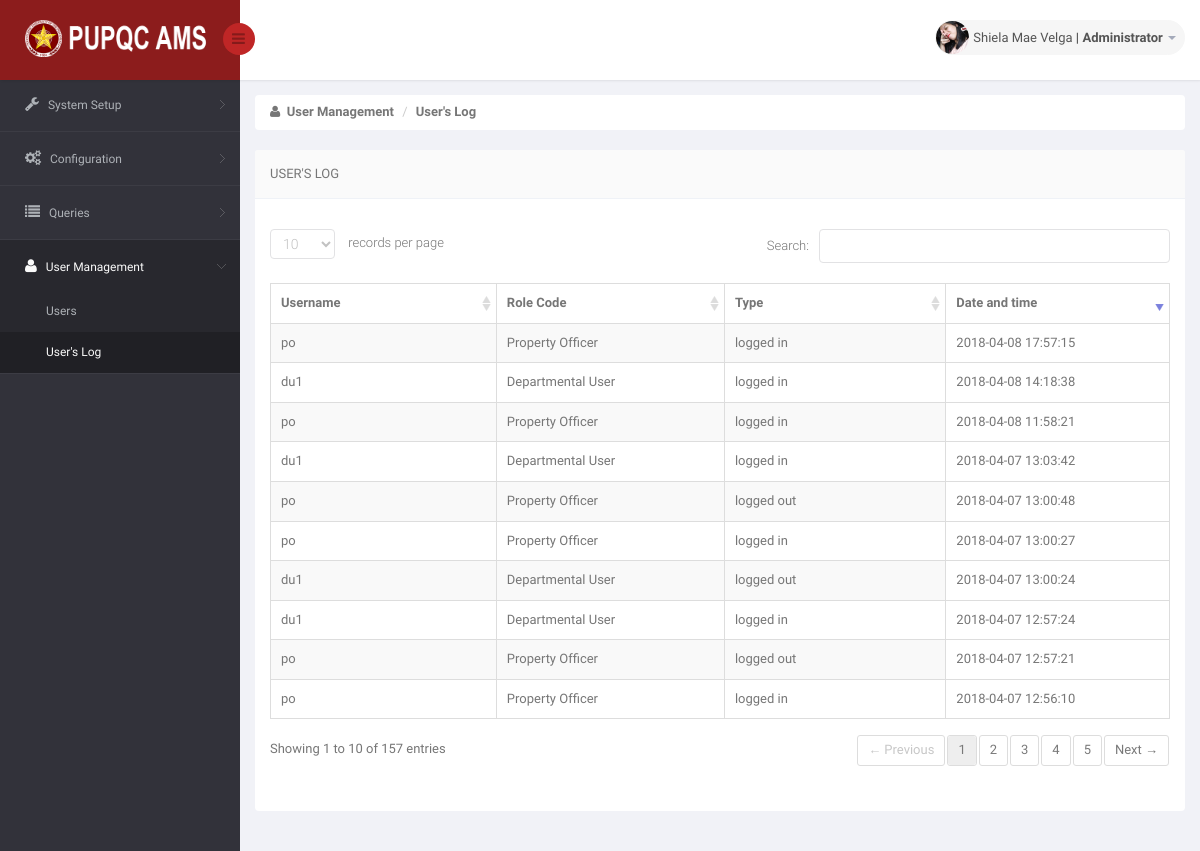
The page /DIR/Administrator/ADUserslog.php (signed in) on the database as committed earlier.
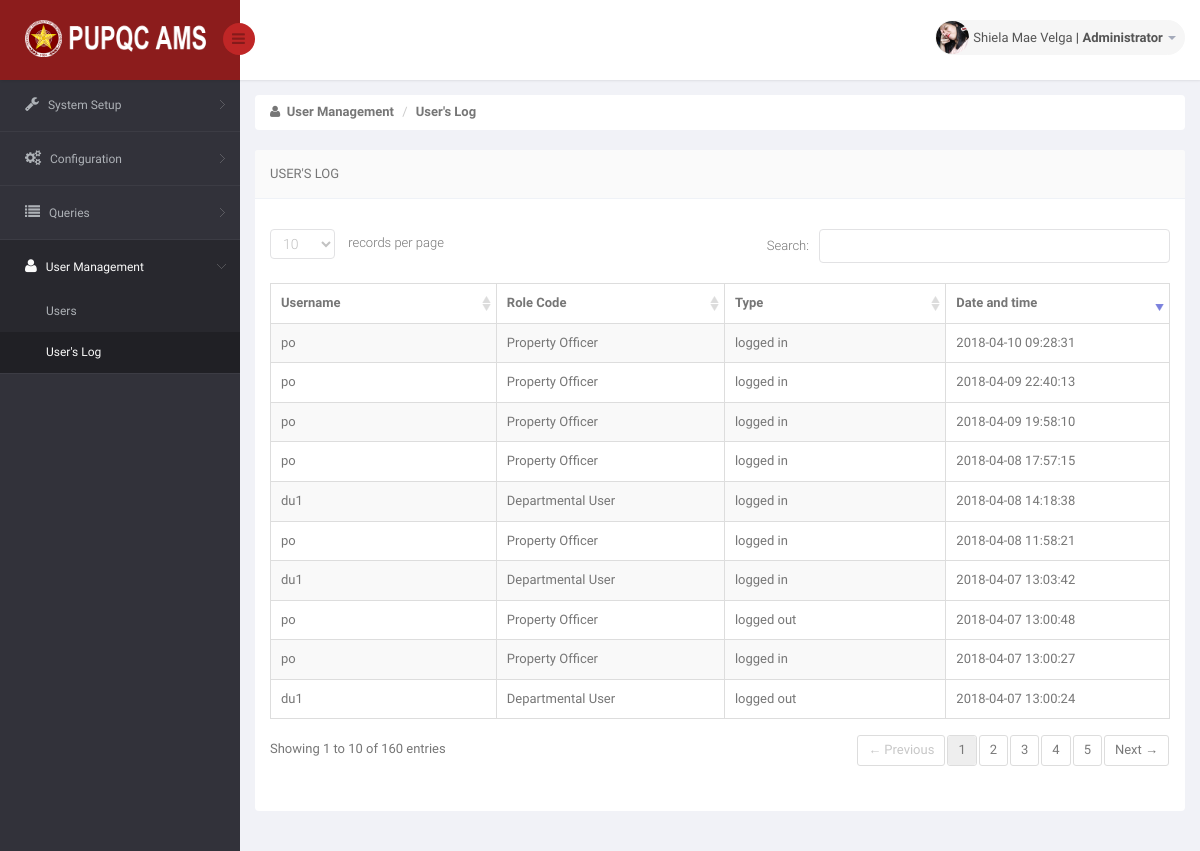
The same page on the database as committed later.
### tables this page shows
CREATE TABLE `ams_r_user` (
  `U_USERNAME` varchar(25) NOT NULL,
  `U_PASSWORD` varchar(150) NOT NULL,
  `U_ROLE_CODE` varchar(30) NOT NULL,
  `EP_ID` int(11) NOT NULL
);

CREATE TABLE `ams_r_employee_profile` (
  `EP_ID` int(11) NOT NULL,
  `EP_FNAME` varchar(50) NOT NULL,
  `EP_MNAME` varchar(35) DEFAULT NULL,
  `EP_LNAME` varchar(35) NOT NULL,
  `EP_GENDER` varchar(10) NOT NULL,
  `EP_MOBILE` char(11) DEFAULT NULL,
  `EP_EMAIL` varchar(75) NOT NULL,
  `EP_TYPE` varchar(50) NOT NULL,
  `EP_STATUS` varchar(10) NOT NULL DEFAULT 'Active',
  `EP_PICTURE` varchar(200) NOT NULL DEFAULT '	images/EmployePictures/default.png	',
  `O_ID` int(11) DEFAULT NULL
);

CREATE TABLE `ams_r_users_log` (
  `UL_LOGGED_DATE` datetime NOT NULL DEFAULT CURRENT_TIMESTAMP,
  `UL_LOGGED_TYPE` varchar(50) NOT NULL,
  `EP_ID` int(11) NOT NULL
);

### DIR/Administrator/ADUserslog.php (the view, shortened to what the changed rows need)
<!DOCTYPE html>
<html lang="en">
<head>
    <link href="../../bs3/css/bootstrap.min.css" rel="stylesheet">
    <link href="../../css/bootstrap-reset.css" rel="stylesheet">
    <link href="../../font-awesome/css/font-awesome.css" rel="stylesheet" />
    <link href="../../js/advanced-datatable/css/demo_page.css" rel="stylesheet" />
    <link href="../../js/advanced-datatable/css/demo_table.css" rel="stylesheet" />
    <link rel="stylesheet" href="../../js/data-tables/DT_bootstrap.css" />
    <link href="../../css/style.css" rel="stylesheet">
    <link href="../../css/style-responsive.css" rel="stylesheet" />
    <link href="../../js/iCheck/skins/minimal/minimal.css" rel="stylesheet">
    <link href="../../js/iCheck/skins/minimal/red.css" rel="stylesheet">
    <link href="../../js/iCheck/skins/minimal/green.css" rel="stylesheet">
    <link href="../../js/iCheck/skins/minimal/blue.css" rel="stylesheet">
    <link href="../../js/iCheck/skins/minimal/yellow.css" rel="stylesheet">
    <link href="../../js/iCheck/skins/minimal/purple.css" rel="stylesheet">
    <link href="../../js/iCheck/skins/square/square.css" rel="stylesheet">
    <link href="../../js/iCheck/skins/square/red.css" rel="stylesheet">
    <link href="../../js/iCheck/skins/square/green.css" rel="stylesheet">
    <link href="../../js/iCheck/skins/square/blue.css" rel="stylesheet">
    <link href="../../js/iCheck/skins/square/yellow.css" rel="stylesheet">
    <link href="../../js/iCheck/skins/square/purple.css" rel="stylesheet">
    <link href="../../js/iCheck/skins/flat/grey.css" rel="stylesheet">
    <link href="../../js/iCheck/skins/flat/red.css" rel="stylesheet">
    <link href="../../js/iCheck/skins/flat/green.css" rel="stylesheet">
    <link href="../../js/iCheck/skins/flat/blue.css" rel="stylesheet">
    <link href="../../js/iCheck/skins/flat/yellow.css" rel="stylesheet">
    <link href="../../js/iCheck/skins/flat/purple.css" rel="stylesheet">
    <link rel="stylesheet" type="text/css" href="../../js/select2/select2.css" />
    <link rel="stylesheet" type="text/css" href="../../js/bootstrap-daterangepicker/daterangepicker-bs3.css" />
    <link rel="stylesheet" type="text/css" href="../../js/bootstrap-datetimepicker/css/datetimepicker.css" />
    <link rel="stylesheet" type="text/css" href="../../js/bootstrap-datepicker/css/datepicker.css" />
    <link href="../../js/plugins/sweetalert/sweetalert.css" type="text/css" rel="stylesheet" media="screen,projection">
</head>
<body>
<section id="container" >
<header class="header fixed-top clearfix">
<div class="top-nav clearfix">
    <ul class="nav pull-right top-menu">
        <li class="dropdown">
            <a data-toggle="dropdown" class="dropdown-toggle" href="#">
                <?php
                    include('../Connection/db.php');
                    $sql = "SELECT * FROM ams_r_employee_profile AS EP JOIN ams_r_user AS U ON U.EP_ID = EP.EP_ID WHERE U.U_USERNAME = '".$_SESSION['myuser']."'";
                    $result = mysqli_query($connection, $sql);
                    while ($row = mysqli_fetch_array($result))
                    {
                      $pic = $row['EP_PICTURE'];
                      echo '<img alt="" src="../../'.$pic.'" alt="" >';
                    }
                  ?>
                <span class="username"> <?php echo $_SESSION['mysesi']; ?> <label> | Administrator</label> </span>
                <b class="caret"></b>
            </a>
        </li>
    </ul>
</div>
</header>
    <section id="main-content">
        <section class="wrapper">
            <div class="row">
                <div class="col-sm-12">
                    <section class="panel">
                        <div class="panel-body">
                            <div class="adv-table">
                                <table  class="display table table-bordered table-striped tblCampusData" id="dynamic-table">
                                    <thead>
                                        <tr>
                                            <th style="width: 250px">Username</th>
                                            <th style="width: 250px">Role Code</th>
                                            <th style="width: 250px">Type</th>
                                            <th style="width: 250px">Date and time</th>
                                    </thead>
                                    <tbody>
                                    <?php
                                        $sql = "SELECT ams_r_users_log.UL_LOGGED_DATE, ams_r_users_log.UL_LOGGED_TYPE, ams_r_user.U_USERNAME, ams_r_user.U_ROLE_CODE FROM ams_r_users_log JOIN ams_r_user ON ams_r_users_log.EP_ID = ams_r_user.EP_ID";
                                        $result = mysqli_query($connection, $sql) or die("Bad Query: $sql");
                                        while($row = mysqli_fetch_assoc($result))
                                            {
                                              $uname = $row['U_USERNAME'];
                                              $role = $row['U_ROLE_CODE'];
                                              $type = $row['UL_LOGGED_TYPE'];
                                              $dt = $row['UL_LOGGED_DATE'];
                                    ?>
                                        <tr class="gradeX"">
                                            <td> <?php echo $uname; ?> </td>
                                            <td> <?php echo $role; ?> </td>
                                            <td> <?php echo $type; ?> </td>
                                            <td> <?php echo $dt; ?> </td>
                                        </tr>
                                    <?php
                                        }
                                    ?>
                                    </tbody>
                                </table>
                            </div>
                        </div>
                    </section>
                </div>
            </div>
        </section>
    </section>
</section>
</body>
</html>

Rows that differ between the two databases and show on the page:
no longer on this page (row unchanged): ams_r_users_log: ams_r_user.U_USERNAME "po", ams_r_user.U_ROLE_CODE "Property Officer", UL_LOGGED_TYPE "logged in", UL_LOGGED_DATE "2018-04-07 12:56:10"
no longer on this page (row unchanged): ams_r_users_log: ams_r_user.U_USERNAME "po", ams_r_user.U_ROLE_CODE "Property Officer", UL_LOGGED_TYPE "logged out", UL_LOGGED_DATE "2018-04-07 12:57:21"
no longer on this page (row unchanged): ams_r_users_log: ams_r_user.U_USERNAME "du1", ams_r_user.U_ROLE_CODE "Departmental User", UL_LOGGED_TYPE "logged in", UL_LOGGED_DATE "2018-04-07 12:57:24"
added ams_r_users_log: ams_r_user.U_USERNAME "po", ams_r_user.U_ROLE_CODE "Property Officer", UL_LOGGED_TYPE "logged in", UL_LOGGED_DATE "2018-04-09 19:58:10"
added ams_r_users_log: ams_r_user.U_USERNAME "po", ams_r_user.U_ROLE_CODE "Property Officer", UL_LOGGED_TYPE "logged in", UL_LOGGED_DATE "2018-04-09 22:40:13"
added ams_r_users_log: ams_r_user.U_USERNAME "po", ams_r_user.U_ROLE_CODE "Property Officer", UL_LOGGED_TYPE "logged in", UL_LOGGED_DATE "2018-04-10 09:28:31"
Other text that changed with them:
text written by a page script: "records per page Search: Showing 1 to 10 of 157 entries ← Previous 1 2 3 4 5 Next →" → "records per page Search: Showing 1 to 10 of 160 entries ← Previous 1 2 3 4 5 Next →"
